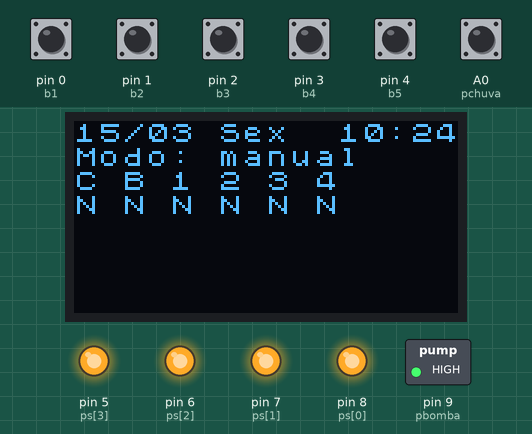
Simulated run of this sketch. Board: Arduino Uno, built with avr-gcc and run on an emulated ATmega328P. Shown: 128×64 one-colour display, switched loads named in the sketch (green lamp = pin HIGH), output pins drawn as LEDs (lit = HIGH). The inputs (shaded band) are chosen by the test bench; at power-on: A0 (pchuva), pin 0 (b1), pin 1 (b2), pin 2 (b3), pin 3 (b4), pin 4 (b5) HIGH. The local clock reads 2024-03-15 10:24:30 at power-on unless the sketch sets it; storage starts empty.

Above: at 6.2 s.
6.3 s: pin 0 (b1) pulled LOW for 0.15 s
At 6.7 s:
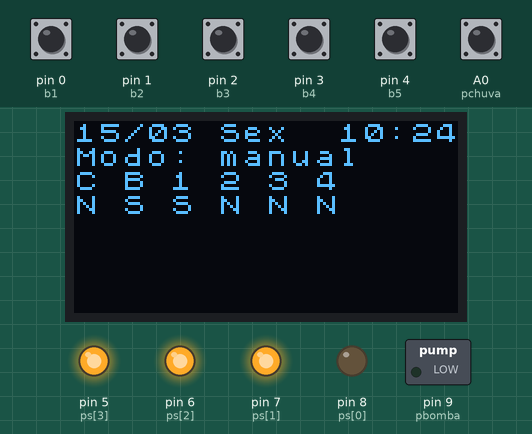
7.9 s: pin 1 (b2) pulled LOW for 0.15 s
At 8.6 s:
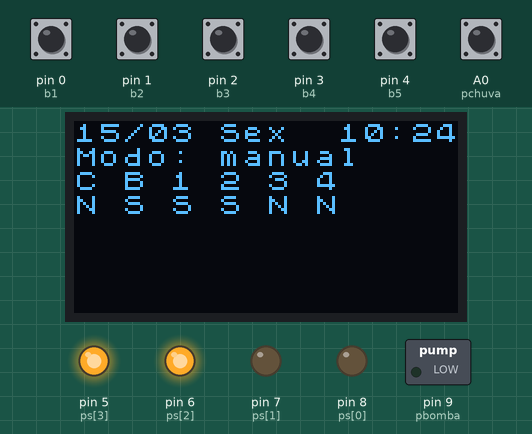
9.5 s: pin 2 (b3) pulled LOW for 0.15 s
At 10.0 s:
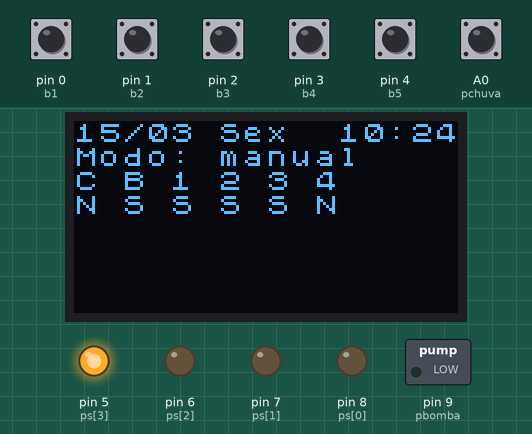
11.1 s: pin 3 (b4) pulled LOW for 0.15 s
At 12.3 s:
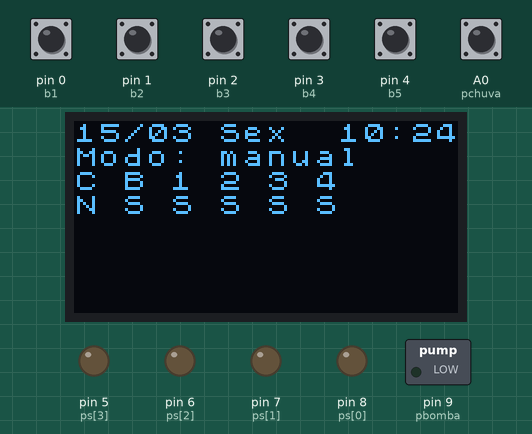
12.7 s: pin 0 (b1) pulled LOW for 1 s
At 13.4 s:
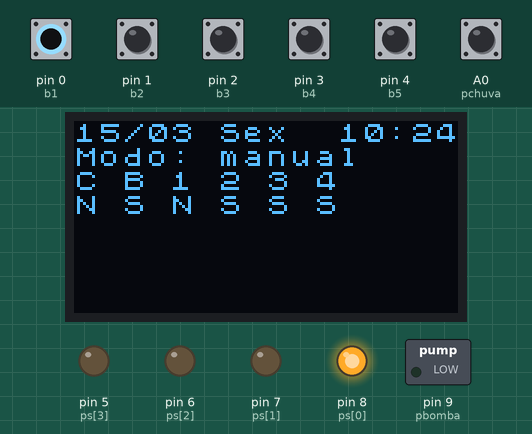
15.2 s: pin 1 (b2) pulled LOW for 1 s
At 15.6 s:
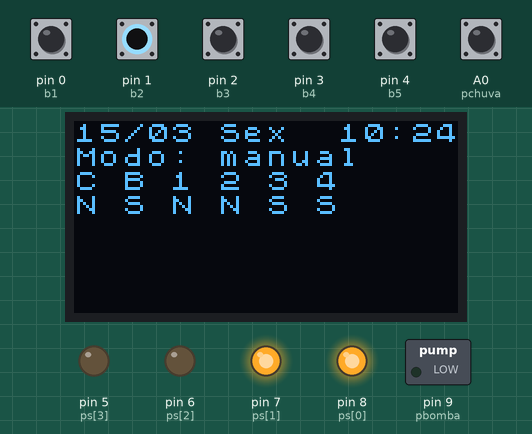
Timing chart, 0 to 18.2 s (numbered marks = the images above; inputs shaded):
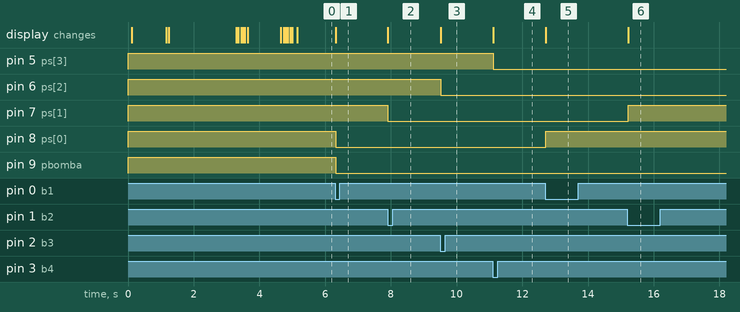

The sketch:

codigo.ino
```cpp
#include "RTClib.h"
RTC_DS1307 rtc;

const char dia0[] PROGMEM = "Dom";
const char dia1[] PROGMEM = "Seg";
const char dia2[] PROGMEM = "Ter";
const char dia3[] PROGMEM = "Qua";
const char dia4[] PROGMEM = "Qui";
const char dia5[] PROGMEM = "Sex";
const char dia6[] PROGMEM = "Sab";
const char* const diaSemana[] PROGMEM = { dia0, dia1, dia2, dia3, dia4, dia5, dia6 };

#include <SPI.h>
#include <SD.h>
File arquivo;
byte pino_SD = 10;
const char confArquivo[] = "conf.txt";

#include <U8x8lib.h>
#include <Wire.h>
U8X8_SSD1306_128X64_NONAME_HW_I2C u8x8(U8X8_PIN_NONE);

// Outras variáveis
int minuto=99;
char texto[17];

// configurações
char modo[11];
char semana[4][8];
byte inicio[4];
byte duracao[4];
byte quantidade[4];
byte intervalo[4];
byte ciclos[4];
byte intervaloCiclos[4];

// controle
const byte solenoide[4]={1,2,3,4};
byte cb1=0, cb2=0, cb3=0, cb4=0, cb5=0;
byte sol[4]={1,1,1,1};
int cursor1=0;
int cursor2=7;
int cursor3=6;

// Linha 3
byte pl3[4] = {4, 6, 8, 10};

//portas
const byte b1=0, b2=1, b3=2, b4=3, b5=4;
const byte ps[4]={8,7,6,5}, pbomba=9, pchuva=A0;

//leitura
byte vb1=1, vb2=1, vb3=1, vb4=1, vb5=1;

// mensagens
const char linhaVazia[] PROGMEM = "                ";
const char linha1M[] PROGMEM = "Modo: manual    ";
const char linha1A[] PROGMEM = "Modo: automatico";
const char linha2[] PROGMEM = "C B 1 2 3 4";
const char linha3[] PROGMEM = "N N N N N N";
const char linha4[] PROGMEM = "S  D S T Q Q S S";
const char linha6[] PROGMEM = " IN DR Q IT C IC";
// IN = Inicio em horas
// DR = Duração em minutos
// Q = Quantidade de repetições
// IT = Intervalo em minutos entre as repetições
// C = Quantidade de ciclos por dia
// IC = Intervalo entre ciclos em horas
const char inicializando[] PROGMEM = "Inicializando...";
const char dataPerdida[] PROGMEM = "Data perdida!";
const char confFabrica[] PROGMEM = "Conf. de fabrica";
const char erroCartaoSD[] PROGMEM = "Erro cartao SD!";
const char erroRTC[] PROGMEM = "Erro iniciar RTC";
const char erroEscArq[] PROGMEM = "Erro escr. arq.";
const char erroLeiArq[] PROGMEM = "Erro ler arq.";
const char confModoPadrao[] PROGMEM = "manual";
const char confSemanaPadrao[] PROGMEM = "NNNNNNN";
const char loadIn1[] PROGMEM = "/\\";
const char loadIn2[] PROGMEM = "\\/";
const char loadOut[] PROGMEM = "  ";

void setup() {

  pinMode(b1, INPUT_PULLUP);
  pinMode(b2, INPUT_PULLUP);
  pinMode(b3, INPUT_PULLUP);
  pinMode(b4, INPUT_PULLUP);
  pinMode(b5, INPUT_PULLUP);
  pinMode(ps[0], OUTPUT);
  pinMode(ps[1], OUTPUT);
  pinMode(ps[2], OUTPUT);
  pinMode(ps[3], OUTPUT);
  pinMode(pbomba, OUTPUT);
  pinMode(pchuva, INPUT);
  digitalWrite(pbomba,HIGH);
  digitalWrite(ps[0],HIGH);
  digitalWrite(ps[1],HIGH);
  digitalWrite(ps[2],HIGH);
  digitalWrite(ps[3],HIGH);

  // inicializando LCD
  u8x8.begin();
  u8x8.setFont(u8x8_font_chroma48medium8_r);
  u8x8.clearDisplay();
  strcpy_P(texto, inicializando);
  u8x8.drawString(0, 0, texto);

  delay(1000);

  // Inicializando RTC
  if (!rtc.begin()) {
    strcpy_P(texto, erroRTC);
    mensagem(texto, true);
  }

  // Ajustando data inicial
  if (!rtc.isrunning()) {
    strcpy_P(texto, dataPerdida);
    mensagem(texto,false);
    rtc.adjust(DateTime(F(__DATE__), F(__TIME__)));
  }

  // Inicializando SD
  if (!SD.begin(pino_SD)) {
    strcpy_P(texto, erroCartaoSD);
    mensagem(texto, true);
  }

  // Verificando se arquivo existe
  if (!SD.exists(confArquivo)) {
    strcpy_P(texto, confFabrica);
    mensagem(texto, false);
    configuracaoFabrica();
  }

  lerConfiguracao();
  imprimirModo();

}

void mensagem(char* mensagem, bool critico){
  u8x8.clearDisplay();
  u8x8.drawString(0, 0, mensagem);
  if(critico){
    while(1);
  }else{
    delay(2000);
    imprimirModo();
  }
}

void imprimirModo(){
  if(strcmp_P(modo, PSTR("manual")) == 0){
    strcpy_P(texto, linha1M);
    u8x8.drawString(0, 1, texto);
    strcpy_P(texto, linhaVazia);
    u8x8.drawString(0, 4, texto);
    u8x8.drawString(0, 5, texto);
    u8x8.drawString(0, 6, texto);
    u8x8.drawString(0, 7, texto);
  }else{
    strcpy_P(texto, linha1A);
    u8x8.drawString(0, 1, texto);
    strcpy_P(texto, linha4);
    u8x8.drawString(0, 4, texto);
    strcpy_P(texto, linha6);
    u8x8.drawString(0, 6, texto);
    diasSemana();
    programas();
  }
  strcpy_P(texto, linha2);
  u8x8.drawString(0, 2, texto);
  strcpy_P(texto, linha3);
  u8x8.drawString(0, 3, texto);
}

void diasSemana(){
  snprintf(texto, sizeof(texto), "%d  %c %c %c %c %c %c %c", solenoide[cursor1], semana[cursor1][0], semana[cursor1][1], semana[cursor1][2], semana[cursor1][3], semana[cursor1][4], semana[cursor1][5], semana[cursor1][6]);
  if(cursor2==0){
    texto[2] = '>';
  }else if(cursor2==1){
    texto[4] = '>';
  }else if(cursor2==2){
    texto[6] = '>';
  }else if(cursor2==3){
    texto[8] = '>';
  }else if(cursor2==4){
    texto[10] = '>';
  }else if(cursor2==5){
    texto[12] = '>';
  }else if(cursor2==6){
    texto[14] = '>';
  }
  u8x8.drawString(0, 5, texto);
}

void programas(){
  snprintf(texto, sizeof(texto), " %02d %02d %d %02d %d %02d", inicio[cursor1],duracao[cursor1],quantidade[cursor1],intervalo[cursor1],ciclos[cursor1],intervaloCiclos[cursor1]);
  if(cursor3==0){
    texto[0] = '>';
  }else if(cursor3==1){
    texto[3] = '>';
  }else if(cursor3==2){
    texto[6] = '>';
  }else if(cursor3==3){
    texto[8] = '>';
  }else if(cursor3==4){
    texto[11] = '>';
  }else if(cursor3==5){
    texto[13] = '>';
  }
  u8x8.drawString(0, 7, texto);
}

void loop() {
  DateTime now = rtc.now();
  if(minuto!=now.minute()){
    minuto = now.minute();
    char dia_semana[4];
    strcpy_P(dia_semana, (char*)pgm_read_word(&(diaSemana[now.dayOfTheWeek()])));
    snprintf(texto, sizeof(texto), "%02d/%02d %s  %02d:%02d", now.day(), now.month(), dia_semana, now.hour(), now.minute());
    u8x8.drawString(0, 0, texto);
  }

  vb1 = digitalRead(b1);
  vb2 = digitalRead(b2);
  vb3 = digitalRead(b3);
  vb4 = digitalRead(b4);
  vb5 = digitalRead(b5);

  if(digitalRead(pchuva)==LOW){
    digitalWrite(pbomba,HIGH);
    for(int i=0;i<4;i++){
      digitalWrite(ps[i],HIGH);
      sol[i]=1;
    }
    u8x8.drawString(0, 3, "S N N N N N");
    delay(10000);
  }else{
    u8x8.drawString(0, 3, "N");

    if(strcmp_P(modo, PSTR("manual")) == 0){
      if (vb1==0 && cb1==1) {
        cb1=0;
        if(sol[0]==0){
          sol[0]=1;
          u8x8.drawString(4, 3, "N");
        }else{
          sol[0]=0;
          u8x8.drawString(4, 3, "S");
        }
        digitalWrite(ps[0],sol[0]);
      }else if (vb2==0 && cb2==1) {
        cb2=0;
        if(sol[1]==0){
          sol[1]=1;
          u8x8.drawString(6, 3, "N");
        }else{
          sol[1]=0;
          u8x8.drawString(6, 3, "S");
        }
        digitalWrite(ps[1],sol[1]);
      }else if (vb3==0 && cb3==1) {
        cb3=0;
        if(sol[2]==0){
          sol[2]=1;
          u8x8.drawString(8, 3, "N");
        }else{
          sol[2]=0;
          u8x8.drawString(8, 3, "S");
        }
        digitalWrite(ps[2],sol[2]);
      }else if (vb4==0 && cb4==1) {
        cb4=0;
        if(sol[3]==0){
          sol[3]=1;
          u8x8.drawString(10, 3, "N");
        }else{
          sol[3]=0;
          u8x8.drawString(10, 3, "S");
        }
        digitalWrite(ps[3],sol[3]);
      }
    }else if(strcmp_P(modo, PSTR("auto")) == 0){
      if (vb1==0 && cb1==1) {
        cb1=0;
        if(cursor1==3){
          cursor1=0;
        }else{
          cursor1++;
        }
        cursor2=7;
        cursor3=6;
        diasSemana();
        programas();
      }else if (vb2==0 && cb2==1) {
        cb2=0;
        if(cursor2==7){
          cursor2=0;
        }else{
          cursor2++;
          if(cursor2==7){
            escreverConfiguracao();
          }
        }
        if(cursor3!=6){
          cursor3=6;
          programas();
        }
        diasSemana();
      }else if (vb3==0 && cb3==1) {
        cb3=0;
        if(cursor2!=7){
          if(semana[cursor1][cursor2] == 'N'){
            semana[cursor1][cursor2]='S';
          }else{
            semana[cursor1][cursor2]='N';
          }
          diasSemana();
        }
        if(cursor3!=6){
          if(cursor3==0){
            if(inicio[cursor1]==23){ // limite: 23 horas
              inicio[cursor1]=0;
            }else{
              inicio[cursor1]++;
            }
          }else if(cursor3==1){
            if(duracao[cursor1]==90){ // limite: 90 minutos
              duracao[cursor1]=1;
            }else{
              duracao[cursor1]++;
            }
          }else if(cursor3==2){
            if(quantidade[cursor1]==9){ // limite: 9 repetições
              quantidade[cursor1]=1;
            }else{
              quantidade[cursor1]++;
            }
          }else if(cursor3==3){
            if(intervalo[cursor1]==90){ // limite: 90 minutos
              intervalo[cursor1]=1;
            }else{
              intervalo[cursor1]++;
            }
          }else if(cursor3==4){
            if(ciclos[cursor1]==9){ // limite: 9 ciclos
              ciclos[cursor1]=1;
            }else{
              ciclos[cursor1]++;
            }
          }else if(cursor3==5){
            if(intervaloCiclos[cursor1]==16){ // limite: 16 horas
              intervaloCiclos[cursor1]=1;
            }else{
              intervaloCiclos[cursor1]++;
            }
          }
          programas();
        }
      }else if (vb4==0 && cb4==1) {
        cb4=0;
        if(cursor3==6){
          cursor3=0;
        }else{
          cursor3++;
          if(cursor3==6){
            escreverConfiguracao();
          }
        }
        if(cursor2!=7){
          cursor2=7;
          diasSemana();
        }
        programas();
      }
      // Controle de irrigação
      if(now.second()%10==0){ // a cada 10 segundos

        int horaAtual = now.hour();
        int minutoAtual = now.minute();
        int minutoDoDia = horaAtual * 60 + minutoAtual;

        for(int i=0;i<4;i++){
          sol[i] = 1;
          if(semana[i][now.dayOfTheWeek()]=='S'){
            for (int ciclo = 0; ciclo < ciclos[i]; ciclo++) {
              int inicioCicloMinuto = inicio[i] * 60 + ciclo * intervaloCiclos[i] * 60;
              for (int repeticao = 0; repeticao < quantidade[i]; repeticao++) {
                int inicioRega = inicioCicloMinuto + repeticao * (duracao[i] + intervalo[i]);
                int fimRega = inicioRega + duracao[i];
                if (minutoDoDia >= inicioRega && minutoDoDia < fimRega) {
                  sol[i] = 0;
                  break;
                }
              }
              if (sol[i]==0) break;
            }
          }
          digitalWrite(ps[i], sol[i]);
          u8x8.drawString(pl3[i], 3, sol[i] ? "N" : "S");
        }
      }
    }
    if (vb5==0 && cb5==1) {
      cb5=0;
      if(strcmp_P(modo, PSTR("manual")) == 0){
        strcpy(modo, "auto");
      }else{
        strcpy(modo, "manual");
      }
      imprimirModo();
      sol[0]=1,sol[1]=1,sol[2]=1,sol[3]=1;
      digitalWrite(pbomba,HIGH);
      digitalWrite(ps[0],HIGH);
      digitalWrite(ps[1],HIGH);
      digitalWrite(ps[2],HIGH);
      digitalWrite(ps[3],HIGH);
      u8x8.drawString(2, 3, "N N N N N");
      escreverConfiguracao();
    }
    if(sol[0]==0 || sol[1]==0 || sol[2]==0 || sol[3]==0){
      digitalWrite(pbomba,LOW);
      u8x8.drawString(2, 3, "S");
    }else{
      digitalWrite(pbomba,HIGH);
      u8x8.drawString(2, 3, "N");
    }

    cb1=vb1;
    cb2=vb2;
    cb3=vb3;
    cb4=vb4;
    cb5=vb5;

  }

}

boolean lerConfiguracao() {
  arquivo = SD.open(confArquivo);
  if (arquivo) {
    char buffer[16];
    int idx = 0;
    while (arquivo.available()) {
      char c = arquivo.read();
      if (c == '\r') {
        // Ignora retorno de quebra, não faz nada
        continue;
      }
      if (c == '\n') {
        buffer[idx] = '\0';
        if (idx > 0) {  // só imprime se tem conteúdo
          buffer[idx] = '\0';
            atribuirConfiguracao(buffer);
            // u8x8.drawString(0, 7, buffer);
            // delay(1000);
        }
        idx = 0;
      } else {
        if (idx < sizeof(buffer) - 1) buffer[idx++] = c;
      }
    }
    if (idx > 0) { // última linha sem \n
      buffer[idx] = '\0';
      atribuirConfiguracao(buffer);
    }
    arquivo.close();
  } else {
    strcpy_P(texto, erroLeiArq);
    mensagem(texto,false);
  }
}

void atribuirConfiguracao(char* linha){
  char* propriedade = strtok(linha, "=");
  char* valor = strtok(NULL, "=");
  if (propriedade && valor) {
    if (strcmp_P(propriedade, PSTR("modo")) == 0) {
      strcpy(modo, valor);
    }else if (strcmp_P(propriedade, PSTR("semana1")) == 0) {
      strcpy(semana[0], valor);
    }else if (strcmp_P(propriedade, PSTR("semana2")) == 0) {
      strcpy(semana[1], valor);
    }else if (strcmp_P(propriedade, PSTR("semana3")) == 0) {
      strcpy(semana[2], valor);
    }else if (strcmp_P(propriedade, PSTR("semana4")) == 0) {
      strcpy(semana[3], valor);
    }else if (strcmp_P(propriedade, PSTR("inicio1")) == 0) {
      inicio[0] = (byte)atoi(valor);
    }else if (strcmp_P(propriedade, PSTR("inicio2")) == 0) {
      inicio[1] = (byte)atoi(valor);
    }else if (strcmp_P(propriedade, PSTR("inicio3")) == 0) {
      inicio[2] = (byte)atoi(valor);
    }else if (strcmp_P(propriedade, PSTR("inicio4")) == 0) {
      inicio[3] = (byte)atoi(valor);
    }else if (strcmp_P(propriedade, PSTR("duracao1")) == 0) {
      duracao[0] = (byte)atoi(valor);
    }else if (strcmp_P(propriedade, PSTR("duracao2")) == 0) {
      duracao[1] = (byte)atoi(valor);
    }else if (strcmp_P(propriedade, PSTR("duracao3")) == 0) {
      duracao[2] = (byte)atoi(valor);
    }else if (strcmp_P(propriedade, PSTR("duracao4")) == 0) {
      duracao[3] = (byte)atoi(valor);
    }else if (strcmp_P(propriedade, PSTR("quantidade1")) == 0) {
      quantidade[0] = (byte)atoi(valor);
    }else if (strcmp_P(propriedade, PSTR("quantidade2")) == 0) {
      quantidade[1] = (byte)atoi(valor);
    }else if (strcmp_P(propriedade, PSTR("quantidade3")) == 0) {
      quantidade[2] = (byte)atoi(valor);
    }else if (strcmp_P(propriedade, PSTR("quantidade4")) == 0) {
      quantidade[3] = (byte)atoi(valor);
    }else if (strcmp_P(propriedade, PSTR("intervalo1")) == 0) {
      intervalo[0] = (byte)atoi(valor);
    }else if (strcmp_P(propriedade, PSTR("intervalo2")) == 0) {
      intervalo[1] = (byte)atoi(valor);
    }else if (strcmp_P(propriedade, PSTR("intervalo3")) == 0) {
      intervalo[2] = (byte)atoi(valor);
    }else if (strcmp_P(propriedade, PSTR("intervalo4")) == 0) {
      intervalo[3] = (byte)atoi(valor);
    }else if (strcmp_P(propriedade, PSTR("ciclos1")) == 0) {
      ciclos[0] = (byte)atoi(valor);
    }else if (strcmp_P(propriedade, PSTR("ciclos2")) == 0) {
      ciclos[1] = (byte)atoi(valor);
    }else if (strcmp_P(propriedade, PSTR("ciclos3")) == 0) {
      ciclos[2] = (byte)atoi(valor);
    }else if (strcmp_P(propriedade, PSTR("ciclos4")) == 0) {
      ciclos[3] = (byte)atoi(valor);
    }else if (strcmp_P(propriedade, PSTR("interciclos1")) == 0) {
      intervaloCiclos[0] = (byte)atoi(valor);
    }else if (strcmp_P(propriedade, PSTR("interciclos2")) == 0) {
      intervaloCiclos[1] = (byte)atoi(valor);
    }else if (strcmp_P(propriedade, PSTR("interciclos3")) == 0) {
      intervaloCiclos[2] = (byte)atoi(valor);
    }else if (strcmp_P(propriedade, PSTR("interciclos4")) == 0) {
      intervaloCiclos[3] = (byte)atoi(valor);
    }
  }
}

void configuracaoFabrica(){
  strcpy_P(texto, confModoPadrao);
  strcpy(modo, texto);
  strcpy_P(texto, confSemanaPadrao);
  for(int i=0;i<4;i++){
    strcpy(semana[i], texto);
    inicio[i]=1;
    duracao[i]=1;
    quantidade[i]=1;
    intervalo[i]=1;
    ciclos[i]=1;
    intervaloCiclos[i]=1;
  }
  escreverConfiguracao();
}

void escreverConfiguracao(){
  strcpy_P(texto, loadIn1);
  u8x8.drawString(14, 2, texto);
  strcpy_P(texto, loadIn2);
  u8x8.drawString(14, 3, texto);
  SD.remove(confArquivo);
  arquivo = SD.open(confArquivo, FILE_WRITE);
  if (arquivo) {
    arquivo.print(F("modo="));
    arquivo.println(modo);
    for (int i = 0; i < 4; i++) {
      // Semana
      arquivo.print(F("semana"));
      arquivo.print(i+1);
      arquivo.print(F("="));
      arquivo.println(semana[i]);
      // Inicio
      arquivo.print(F("inicio"));
      arquivo.print(i+1);
      arquivo.print(F("="));
      arquivo.println(inicio[i]);
      // Duracao
      arquivo.print(F("duracao"));
      arquivo.print(i+1);
      arquivo.print(F("="));
      arquivo.println(duracao[i]);
      // Quantidade
      arquivo.print(F("quantidade"));
      arquivo.print(i+1);
      arquivo.print(F("="));
      arquivo.println(quantidade[i]);
      // Intervalo
      arquivo.print(F("intervalo"));
      arquivo.print(i+1);
      arquivo.print(F("="));
      arquivo.println(intervalo[i]);
      // Ciclos
      arquivo.print(F("ciclos"));
      arquivo.print(i+1);
      arquivo.print(F("="));
      arquivo.println(ciclos[i]);
      // Intervalo Ciclos
      arquivo.print(F("interciclos"));
      arquivo.print(i+1);
      arquivo.print(F("="));
      arquivo.println(intervaloCiclos[i]);
    }
    arquivo.close();
    delay(1000);
    strcpy_P(texto, loadOut);
    u8x8.drawString(14, 2, texto);
    u8x8.drawString(14, 3, texto);
  } else {
    strcpy_P(texto, erroEscArq);
    mensagem(texto,false);
  }
}
```

Measured:
- after the input at 6.3 s, pin 8 (ps[0]), pin 9 (pbomba): HIGH → LOW at once; the display: first changes at once (image 1 shows a later state)
- after the input at 7.9 s, pin 7 (ps[1]): HIGH → LOW at once; the display: changes at once (image 2)
- after the input at 9.5 s, pin 6 (ps[2]): HIGH → LOW at once; the display: changes at once (image 3)
- after the input at 11.1 s, pin 5 (ps[3]): HIGH → LOW at once; the display: changes at once (image 4)
- after the input at 12.7 s, pin 8 (ps[0]): LOW → HIGH at once; the display: changes at once (image 5)
- after the input at 15.2 s, pin 7 (ps[1]): LOW → HIGH at once; the display: changes at once (image 6)
